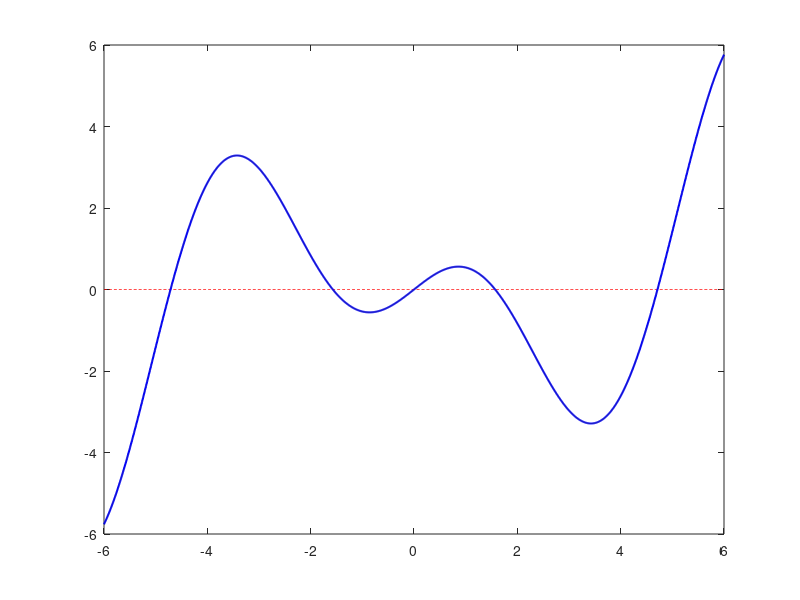

Reproduce this figure in MATLAB.
t=linspace(-6,6,2000);
x=t.*cos(t);
xeng=(-t).*cos(-t);

xe=0.5*(x+xeng);
xo=0.5*(x-xeng);

fprintf('max|xe| = %.2e\n', max(abs(xe)));
fprintf('min|xe| = %.2e\n',min(abs(x-xo)));
figure;

plot(t,x,'k',t,xe,'r--',t,xo,'b-','Linewidth',1.5);
